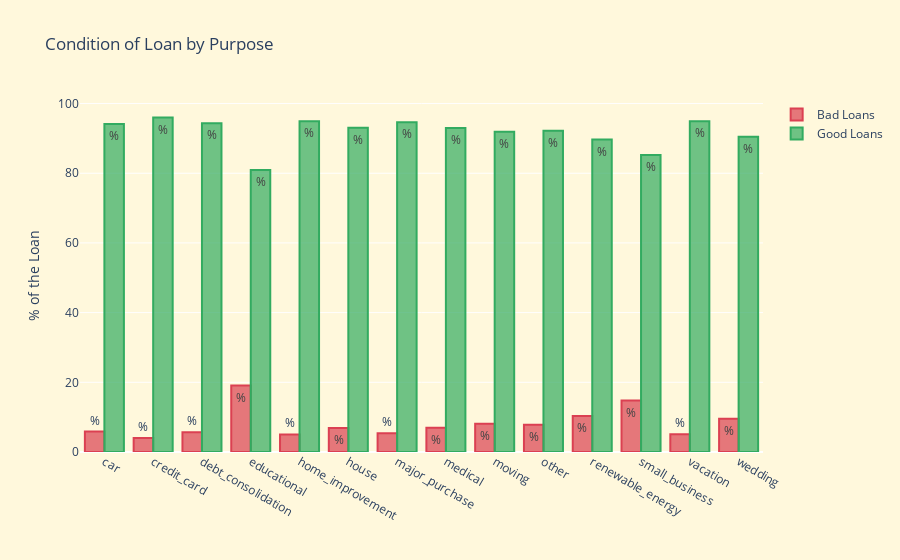

Notebook source saved alongside this figure:
### Markdown cell above
## Condition of Loans and Purpose:
<a id="loan_condition"></a>
In this section we will go into depth regarding the <b>reasons for clients to apply for a loan. </b> Our main aim is to see if there are purposes that contribute to a <b> "higher" </b> risk whether the loan will be repaid or not.

### Summary: 
<ul>
<li> <b>Bad Loans Count: </b> People that apply for educational and small business purposed tend to have a higher risk of being a bad loan. (% wise) </li>
<li><b>Most frequent Purpose: </b> The reason that clients applied the most for a loan was to consolidate debt. </li>
<li><b>Less frequent purpose:</b> Clients applied less for educational purposes for all three income categories.  </li>
<li><b>Interest Rates: </b> In all reasons for application except (medical, small business and credi card), the low income category has a higher interest rate. Something that could possibly explain this is the amount of capital that is needed from other income categories that might explain why the low income categories interest rate for these puposes are lower.  </li>
<li><b>Bad/Good Ratio:</b> Except for educational purposes (we see a spike in high income this is due to the reasons that only two loans were issued and one was a bad loan which caused this ratio to spike to 50%.), but we can see that in all other purposed the bad good ratio is lower the higher your income category.  </li>

</ul>

### Code cell
df_inputs_prepr['purpose'].value_counts()

# Education, renewable energy, wedding are the purposed that contains highest bad loans percent wise.

purpose_condition = round(pd.crosstab(df_inputs_prepr['loan_condition'], df_inputs_prepr['purpose']).apply(lambda x: x/x.sum() * 100), 2)

purpose_bad_loans = purpose_condition.values[0].tolist()
purpose_good_loans = purpose_condition.values[1].tolist()
purpose = purpose_condition.columns


bad_plot = go.Bar(
    x=purpose,
    y=purpose_bad_loans,
    name = 'Bad Loans',
    text='%',
    marker=dict(
        color='rgba(219, 64, 82, 0.7)',
        line = dict(
            color='rgba(219, 64, 82, 1.0)',
            width=2
        )
    )
)

good_plot = go.Bar(
    x=purpose,
    y=purpose_good_loans,
    name='Good Loans',
    text='%',
    marker=dict(
        color='rgba(50, 171, 96, 0.7)',
        line = dict(
            color='rgba(50, 171, 96, 1.0)',
            width=2
        )
    )
)


data = [bad_plot, good_plot]

layout = go.Layout(
    title='Condition of Loan by Purpose',
    xaxis=dict(
        title=''
    ),
    yaxis=dict(
        title='% of the Loan',
    ),
    paper_bgcolor='#FFF8DC',
    plot_bgcolor='#FFF8DC',
    showlegend=True
)

fig = dict(data=data, layout=layout)
iplot(fig, filename='condition_purposes')

### Figure 1 — Plotly figure (JSON) as saved in the notebook; plotly's stock layout.template omitted (floating-point values rounded to 4 significant figures)
{"data": [{"marker": {"color": "rgba(219, 64, 82, 0.7)", "line": {"color": "rgba(219, 64, 82, 1.0)", "width": 2}}, "name": "Bad Loans", "text": "%", "type": "bar", "x": ["car", "credit_card", "debt_consolidation", "educational", "home_improvement", "house", "major_purchase", "medical", "moving", "other", "renewable_energy", "small_business", "vacation", "wedding"], "y": [5.88, 4.03, 5.66, 19.05, 5.05, 6.91, 5.35, 6.98, 8.08, 7.8, 10.34, 14.75, 5.08, 9.51]}, {"marker": {"color": "rgba(50, 171, 96, 0.7)", "line": {"color": "rgba(50, 171, 96, 1.0)", "width": 2}}, "name": "Good Loans", "text": "%", "type": "bar", "x": ["car", "credit_card", "debt_consolidation", "educational", "home_improvement", "house", "major_purchase", "medical", "moving", "other", "renewable_energy", "small_business", "vacation", "wedding"], "y": [94.12, 95.97, 94.34, 80.95, 94.95, 93.09, 94.65, 93.02, 91.92, 92.2, 89.66, 85.25, 94.92, 90.49]}], "layout": {"paper_bgcolor": "#FFF8DC", "plot_bgcolor": "#FFF8DC", "showlegend": true, "title": {"text": "Condition of Loan by Purpose"}, "xaxis": {"title": {"text": ""}}, "yaxis": {"title": {"text": "% of the Loan"}}}}
